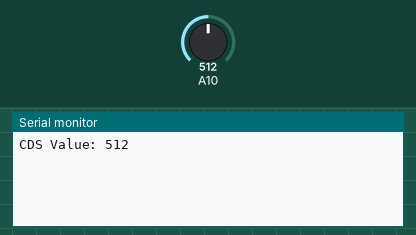
Recording of a sketch running on a simulated Arduino Mega 2560, built with avr-gcc and run on an emulated ATmega2560. Shown: the last lines printed to the serial monitor. Inputs (shaded band) come from the test bench; at power-on: A10 = 512. The modem accepts every AT command (registered, SIM ready, sends succeed) and sends nothing else.

Above: at 3.2 s.
3.3 s: A10 set to 610
At 8.1 s:
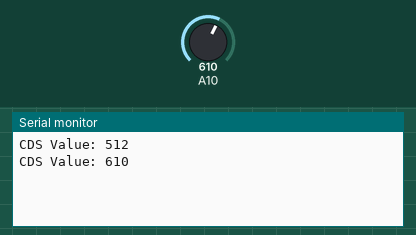
8.9 s: A10 set to 590
At 15.4 s:
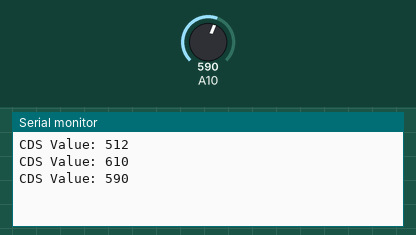
Timing chart, 0 to 16.9 s (numbered marks = the images above; inputs shaded):
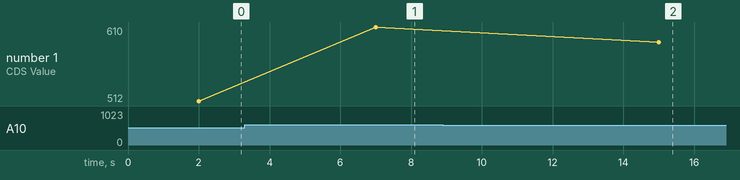

Measured:
- after the input at 3.3 s, the serial monitor: prints a new line after 3.7 s (image 1)
- after the input at 8.9 s, the serial monitor: prints a new line after 6.1 s (image 2)
- plotted number 1: 512 → 610 after the input at 3.3 s, 610 → 590 after the input at 8.9 s

The sketch:

Serial_to_serial_lightsensing.ino
```cpp
#define PIN_CDS 26

void setup() {
  // put your setup code here, to run once:
  Serial.begin(115200);
  pinMode(PIN_CDS, INPUT);

/*
  Serial2.setTX(8);
  Serial2.setRX(9);*/
  Serial2.begin(115200);
  delay(2000); // Give the module time to initialize
}

void loop() {
  // put your main code here, to run repeatedly:
  /*if(Serial.available())
  {
    char c = Serial.read();
    Serial2.write(c);
    Serial.print(c);
  }
  if(Serial2.available())
  {
    char c2 = Serial2.read();
    Serial.write(c2);

  }*/

  int CDS_sensor = analogRead(26);

  Serial.print("CDS Value: ");
  Serial.println(CDS_sensor);

  if (CDS_sensor > 600){
  sendSMS("01080607223", "too dark!");}
  delay(5000); // Replace with recipient's phone number
}


void sendSMS(const char* phoneNumber, const char* message) {
  // AT command to set the GSM module in SMS mode
  Serial2.println("AT+CMGF=1");
  delay(1000);

  // AT command to specify the recipient's phone number
  Serial2.print("AT+CMGS=\"");
  Serial2.print(phoneNumber);
  Serial2.println("\"");
  delay(1000);

  // Message content
  Serial2.print(message);

  // ASCII code of the Ctrl+Z
  Serial2.write(26);
  delay(1000);
}
```
